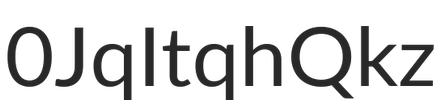
#> input picture font_patch/Lato/0JqItqhQkz_452.jpg, 441 x 105 px
$ jupyter execute --allow-errors Font_Recognition.ipynb   (shell and % lines are left out)   (older library calls are emulated)
#> lines starting #> are read from the running program, lines starting #| are printed output that depends on the picture
[cell 1]
import tensorflow as tf

[cell 2]
from matplotlib.pyplot import imshow
import matplotlib.cm as cm
import matplotlib.pylab as plt
from tensorflow.keras.preprocessing.image import ImageDataGenerator
import numpy as np
import PIL
from PIL import Image
from PIL import ImageFilter
import cv2
import itertools
import random
import keras
import imutils
from imutils import paths
import os
from tensorflow.keras import optimizers
from tensorflow.keras.preprocessing.image import img_to_array
from sklearn.model_selection import train_test_split
from tensorflow.keras.utils import to_categorical
from tensorflow.keras import callbacks
from tensorflow.keras.models import Sequential
from tensorflow.keras.layers import BatchNormalization
from tensorflow.keras.layers import Dense, Dropout, Flatten
from tensorflow.keras.layers import Conv2D, MaxPooling2D , UpSampling2D ,Conv2DTranspose
from tensorflow.keras import backend as K

#> (a cell that did not finish here is left out)

#> (a cell that did not finish here is left out)

#> (a cell that did not finish here is left out)

[cell 6]
from google.colab import drive
#> (the rest of this cell did not finish here and is left out)

[cell 7]
def pil_image(img_path):
    pil_im =PIL.Image.open(img_path).convert('L')
    pil_im=pil_im.resize((105,105))
    #imshow(np.asarray(pil_im))
    return pil_im

# Augumentation Steps

* Noise

* Blur

* Perpective Rotation

* Shading

*  Variable Character Spacing

*  Variable Aspect Ratio

## Noise

[cell 8]
def noise_image(pil_im):
    # Adding Noise to image
    img_array = np.asarray(pil_im)
    mean = 0.0   # some constant
    std = 5   # some constant (standard deviation)
    noisy_img = img_array + np.random.normal(mean, std, img_array.shape)
    noisy_img_clipped = np.clip(noisy_img, 0, 255)
    noise_img = PIL.Image.fromarray(np.uint8(noisy_img_clipped)) # output
    #imshow((noisy_img_clipped ).astype(np.uint8))
    noise_img=noise_img.resize((105,105))
    return noise_img

[cell 9]
def blur_image(pil_im):
    #Adding Blur to image
    blur_img = pil_im.filter(ImageFilter.GaussianBlur(radius=3)) # ouput
    #imshow(blur_img)
    blur_img=blur_img.resize((105,105))
    return blur_img

[cell 10]
def affine_rotation(img):

    #img=cv2.imread(img_path,0)
    rows, columns = img.shape

    point1 = np.float32([[10, 10], [30, 10], [10, 30]])
    point2 = np.float32([[20, 15], [40, 10], [20, 40]])

    A = cv2.getAffineTransform(point1, point2)

    output = cv2.warpAffine(img, A, (columns, rows))
    affine_img = PIL.Image.fromarray(np.uint8(output)) # affine rotated output
    #imshow(output)
    affine_img=affine_img.resize((105,105))
    return affine_img

[cell 11]
def gradient_fill(image):
    #image=cv2.imread(img_path,0)
    laplacian = cv2.Laplacian(image,cv2.CV_64F)
    laplacian = cv2.resize(laplacian, (105, 105))
    return laplacian

## Preparing Dataset

[cell 12]
data_path = "drive/MyDrive/font_patch/"
data=[]
labels=[]
imagePaths = sorted(list(paths.list_images(data_path)))
random.seed(42)
random.shuffle(imagePaths)

[cell 13]
def conv_label(label):
    if label == 'Lato':
        return 0
    elif label == 'Raleway':
        return 1
    elif label == 'Roboto':
        return 2
    elif label == 'Sansation':
        return 3
    elif label == 'Walkway':
        return 4

[cell 14]
augument=["blur","noise","affine","gradient"]
a=itertools.combinations(augument, 4)

for i in list(a):
    print(list(i))

[cell 15]
counter=0
#> (the rest of this cell did not finish here and is left out)

    pil_img = pil_image(imagePath)
#> in pil_image, `pil_im=pil_im.resize((105,105))`:
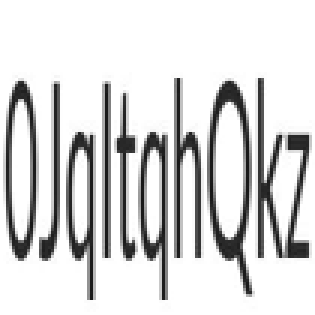
#> pil_im: PIL image 105x105 L (shown 3 times larger); min 21, max 255, mean 215.8
    #imshow(pil_img)

    # Adding original image
    org_img = img_to_array(pil_img)
    #print(org_img.shape)
    data.append(org_img)
    labels.append(label)

    augument=["noise","blur","affine","gradient"]
    for l in range(0,len(augument)):

        a=itertools.combinations(augument, l+1)

        for i in list(a):
            combinations=list(i)
            print(len(combinations))
            temp_img = pil_img
            for j in combinations:

                if j == 'noise':
                    # Adding Noise image
                    temp_img = noise_image(temp_img)

                elif j == 'blur':
                    # Adding Blur image
                    temp_img = blur_image(temp_img)
                    #imshow(blur_img)


                elif j == 'affine':
                    open_cv_affine = np.array(pil_img)
                    # Adding affine rotation image
                    temp_img = affine_rotation(open_cv_affine)

                elif j == 'gradient':
                    open_cv_gradient = np.array(pil_img)
                    # Adding gradient image
                    temp_img = gradient_fill(open_cv_gradient)

            temp_img = img_to_array(temp_img)
            data.append(temp_img)
            labels.append(label)

[cell 16]
data = np.asarray(data, dtype="float") / 255.0
labels = np.array(labels)
print("Success")
# partition the data into training and testing splits using 75% of
# the data for training and the remaining 25% for testing
#> (the rest of this cell did not finish here and is left out)

#> (a cell that did not finish here is left out)

#> (a cell that did not finish here is left out)

#> (a cell that did not finish here is left out)

#> (a cell that did not finish here is left out)

#> (a cell that did not finish here is left out)

#> (a cell that did not finish here is left out)

[cell 23]
K.image_data_format()
#> (this line was passed over: tensorflow is not available in this run)
